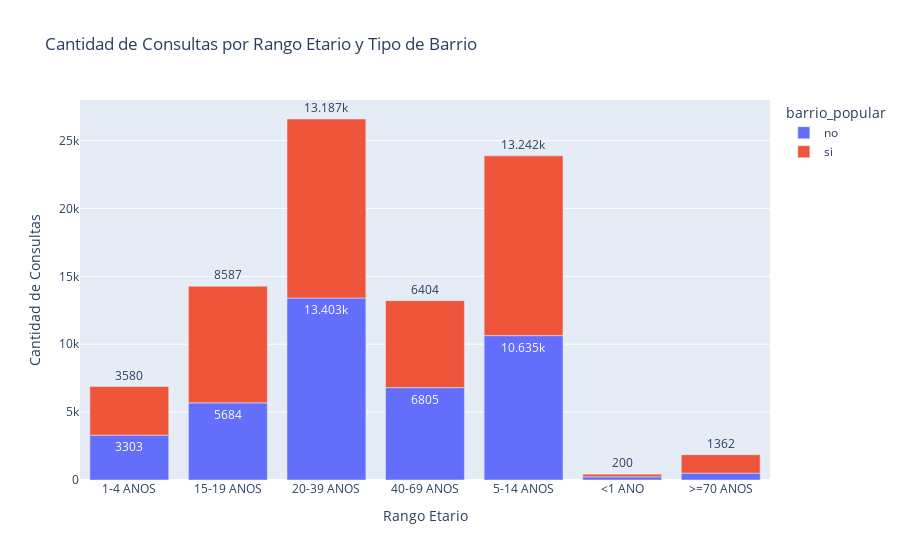

Notebook source saved alongside this figure:
### Code cell
import plotly.express as px

# Crear el gráfico de barras apiladas con etiquetas de datos
fig = px.bar(atenciones_rango_etario, x='rango_etario_normalizado', y='consulta_cantidad',
             color='barrio_popular',
             title='Cantidad de Consultas por Rango Etario y Tipo de Barrio',
             labels={'rango_etario_normalizado': 'Rango Etario', 'consulta_cantidad': 'Cantidad de Consultas'},
             category_orders={"barrio_popular": ["no", "si"]})  # Ordenar las categorías

fig.update_xaxes(title_text='Rango Etario')
fig.update_yaxes(title_text='Cantidad de Consultas')

# Agregar etiquetas de datos a las barras
fig.update_traces(texttemplate='%{y}', textposition='outside')

# Ajustar el diseño del gráfico para que quepan las etiquetas de datos
fig.update_layout(uniformtext_minsize=8, uniformtext_mode='hide')

# Mostrar el gráfico interactivo
fig.show()

# Guardar la imagen en formato PNG para PowerPoint
fig.write_image("grafico_consultas_con_etiquetas.png")

### Figure 1 — Plotly figure (JSON) as saved in the notebook; plotly's stock layout.template omitted (floating-point values rounded to 4 significant figures)
{"data": [{"alignmentgroup": "True", "hovertemplate": "barrio_popular=no<br>Rango Etario=%{x}<br>Cantidad de Consultas=%{y}<extra></extra>", "legendgroup": "no", "marker": {"color": "#636efa", "pattern": {"shape": ""}}, "name": "no", "offsetgroup": "no", "orientation": "v", "showlegend": true, "textposition": "outside", "texttemplate": "%{y}", "type": "bar", "x": ["1-4 ANOS", "15-19 ANOS", "20-39 ANOS", "40-69 ANOS", "5-14 ANOS", "<1 ANO", ">=70 ANOS"], "xaxis": "x", "y": [3303, 5684, 13403, 6805, 10635, 232, 503], "yaxis": "y"}, {"alignmentgroup": "True", "hovertemplate": "barrio_popular=si<br>Rango Etario=%{x}<br>Cantidad de Consultas=%{y}<extra></extra>", "legendgroup": "si", "marker": {"color": "#EF553B", "pattern": {"shape": ""}}, "name": "si", "offsetgroup": "si", "orientation": "v", "showlegend": true, "textposition": "outside", "texttemplate": "%{y}", "type": "bar", "x": ["1-4 ANOS", "15-19 ANOS", "20-39 ANOS", "40-69 ANOS", "5-14 ANOS", "<1 ANO", ">=70 ANOS"], "xaxis": "x", "y": [3580, 8587, 13187, 6404, 13242, 200, 1362], "yaxis": "y"}], "layout": {"barmode": "relative", "legend": {"title": {"text": "barrio_popular"}, "tracegroupgap": 0}, "title": {"text": "Cantidad de Consultas por Rango Etario y Tipo de Barrio"}, "uniformtext": {"minsize": 8, "mode": "hide"}, "xaxis": {"anchor": "y", "domain": [0, 1], "title": {"text": "Rango Etario"}}, "yaxis": {"anchor": "x", "domain": [0, 1], "title": {"text": "Cantidad de Consultas"}}}}
